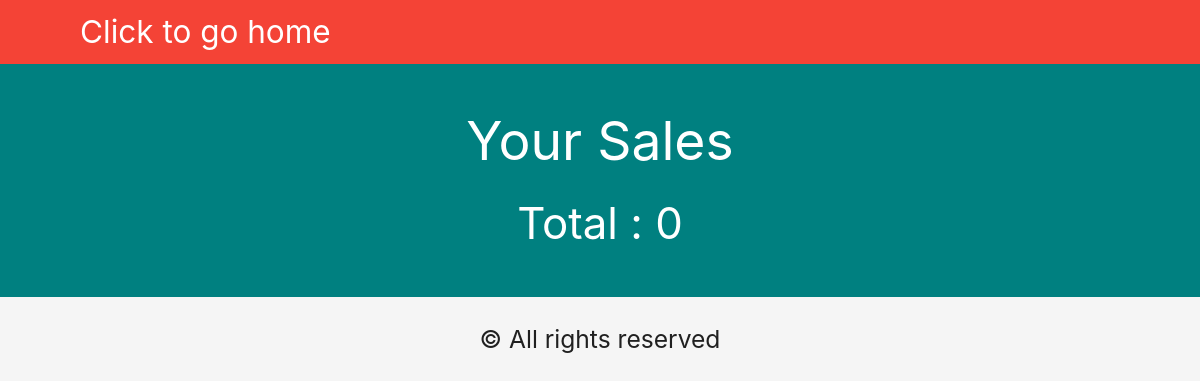
Before: /seller/view_all_sales.php (signed in) with the older database file.
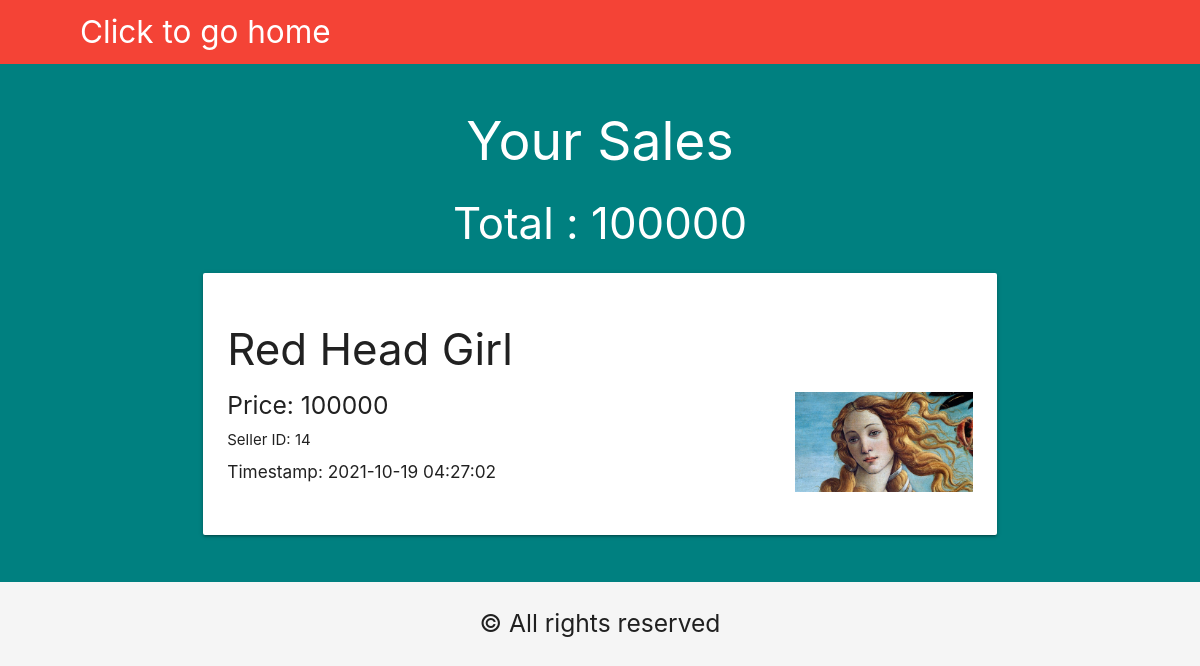
After: the same page with the newer database file.
### tables this page shows
CREATE TABLE `transactions` (
  `cust_id` int(5) NOT NULL,
  `seller_id` int(5) NOT NULL,
  `timestamp` timestamp NOT NULL DEFAULT current_timestamp(),
  `trans_id` int(10) NOT NULL,
  `product_id` int(5) NOT NULL,
  `Total` int(11) NOT NULL
);

### seller/view_all_sales.php (the view, shortened to what this page needs)
<?php
    include("../templates/database_conn.php");
    $sid=$_SESSION['SELLER_ID'];
    $sql2="SELECT * FROM `transactions` where `seller_id`='$sid' order by `timestamp` desc";
    $res2=mysqli_query($con,$sql2);
    $row2 =mysqli_fetch_all($res2, MYSQLI_ASSOC);
    $totalsales=0;
    foreach($row2 as $p){
        $totalsales+=$p['Total'];
    }
?>
<!DOCTYPE html>
<html lang="en">
<head>
    <link rel="stylesheet" href="../templates/stylesheet.css">
    <link rel="stylesheet" href="https://cdnjs.cloudflare.com/ajax/libs/materialize/1.0.0/css/materialize.min.css">
</head>
<body class="grey lighten-4" >
<nav class="red z-depth-0" style="padding-right: 30px;padding-left: 80px;">
		<div>
			<a href="sellerpage.php" class="brand-logo brand-text hide-on-med-and-down">Click to go home</a>
        </div>
</nav>
<div class="blackbgbg">
<div class="container">
    <section>
    <div class="row">
    <h2 class="white-text" style="text-align:center;">Your Sales</h2>
    <h3 class="white-text" style="text-align:center;">Total : <?php echo $totalsales;?></h3>
<?php foreach($row2 as $p){ ?>
            <div class="col s12 md6">
  				    <div class="card">
                        <div class="card-content">
                            <?php
                            $k=$p['product_id'];
                                $sql3="Select * from product where product_id='$k'";
                                $res3=mysqli_query($con,$sql3);
                                $row3=mysqli_fetch_array($res3,MYSQLI_ASSOC);
                            ?>
                          <h3><?php print_r($row3['product_name']); ?></h3>
                          <img class="right" src="<?php print_r($row3['product_img']); ?>" height="100px">
                        <div>
                          <h5>Price: <?php echo $p['Total'];?></h5>
                          <h7>Seller ID: <?php echo $p['seller_id'];?></h7>
                          <h6> Timestamp: <?php echo $p['timestamp'];?></h6>
                          <br>
                          </div>
                        </div>
                    </div>
            </div>
        <?php
    } ?>
    </div>
</div>
</div>
<section class="footer">
        <div class="container textcenter">
            <h5>© All rights reserved<br>
        </div>
</section>

Changed rows visible on the page:
added transactions: value "Red Head Girl", Total "100000", seller "14", timestamp "2021-10-19 04:27:02"
Other visible differences:
$totalsales: "0" → "100000"
